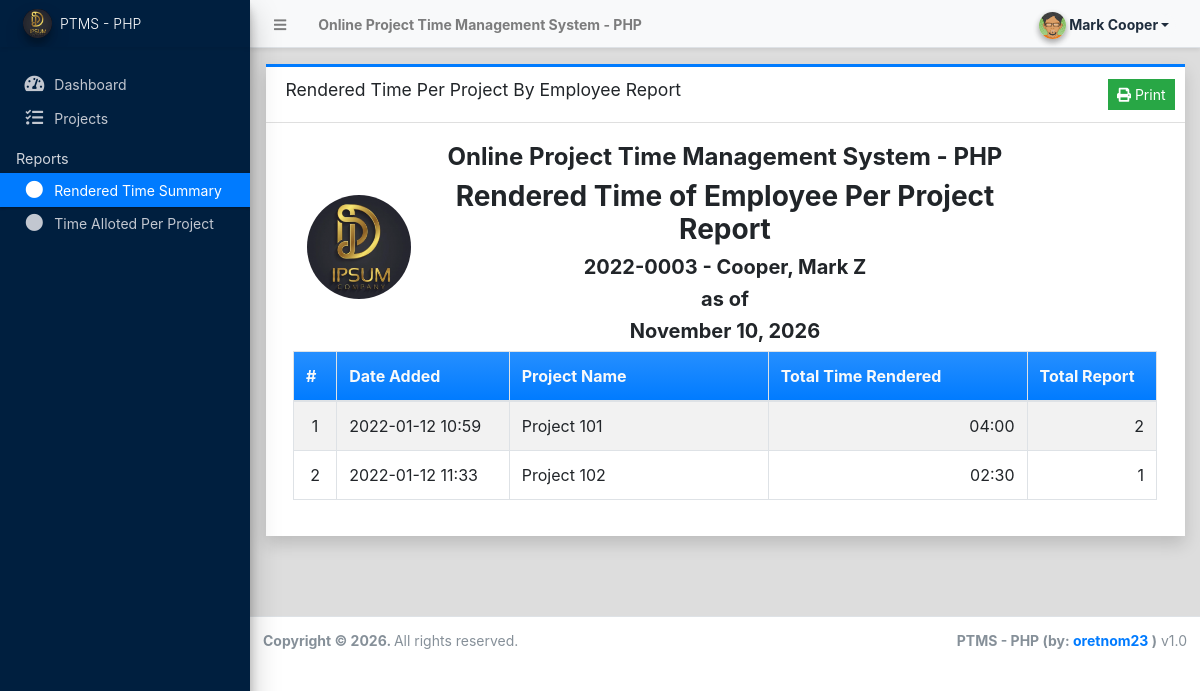
/?page=reports/by_employee (signed in), run on an earlier commit of the app's database.
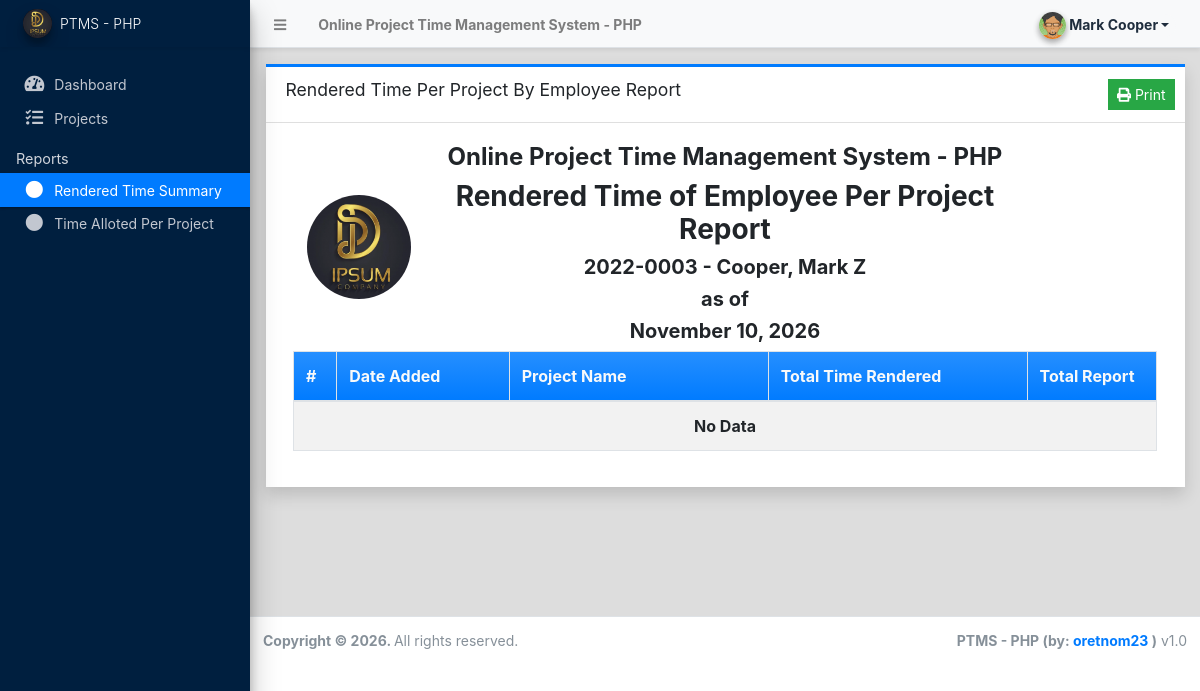
And on a later commit of the database.
### tables this page shows
CREATE TABLE IF NOT EXISTS `project_list` (
  `id` int(30) NOT NULL AUTO_INCREMENT,
  `name` text NOT NULL,
  `description` text NOT NULL,
  `status` tinyint(1) NOT NULL DEFAULT 0 COMMENT '0= New, 1= In-Progress, 2= Closed',
  `delete_flag` tinyint(1) NOT NULL DEFAULT 0,
  `date_created` datetime NOT NULL DEFAULT current_timestamp(),
  `date_updated` datetime DEFAULT NULL ON UPDATE current_timestamp(),
  PRIMARY KEY (`id`)
);

### classes/DBConnection.php (called while the page is built, shortened)
<?php
class DBConnection{
    private $host = DB_SERVER;
    private $username = DB_USERNAME;
    private $password = DB_PASSWORD;
    private $database = DB_NAME;
    public $conn;
    public function __construct(){
        if (!isset($this->conn)) {
            $this->port = defined('DB_PORT') ? (int)DB_PORT : 3306;
            $this->conn = mysqli_init();
            if ($this->conn) {
                $this->conn->options(MYSQLI_OPT_CONNECT_TIMEOUT, 10);
                $flags = 0;
                $connected = @$this->conn->real_connect($this->host, $this->username, $this->password, $this->database, $this->port, NULL, $flags);
            } else {
                $connected = false;
            }
        }
    }
}
?>

### classes/SystemSettings.php (called while the page is built, shortened)
<?php
class SystemSettings extends DBConnection{
	function userdata($field = ''){
		if(!empty($field)){
			if(isset($_SESSION['userdata'][$field]))
				return $_SESSION['userdata'][$field];
			else
				return null;
		}else{
			return false;
		}
	}
	function info($field=''){
		if(!empty($field)){
			if(isset($_SESSION['system_info'][$field]))
				return $_SESSION['system_info'][$field];
			else
				return false;
		}else{
			return false;
		}
	}
}
$_settings = new SystemSettings();
?>

### config.php (called while the page is built, shortened)
<?php
require_once('classes/DBConnection.php');
require_once('classes/SystemSettings.php');
function validate_image($file){
	if(!empty($file)){
        $ex = explode('?',$file);
        $file = $ex[0];
        $param =  isset($ex[1]) ? '?'.$ex[1]  : '';
		if(is_file(base_app.$file)){
			return base_url.$file.$param;
		}else{
			return base_url.'dist/img/no-image-available.png';
		}
	}else{
		return base_url.'dist/img/no-image-available.png';
	}
}
?>

### reports/by_employee.php (the view, shortened to what this page needs)
<?php
$eid = $_settings->userdata('id');
$emp = $_settings->userdata('code')." - ".$_settings->userdata('fullname');
function duration($dur = 0){
    $hours = floor($dur / (60 * 60));
    $min = floor($dur / (60)) - ($hours*60);
    $dur = sprintf("%'.02d",$hours).":".sprintf("%'.02d",$min);
    return $dur;
}
?>
<div class="card card-outline card-primary rounded-0 shadow">
	<div class="card-header">
		<h3 class="card-title">Rendered Time Per Project By Employee Report</h3>
		<div class="card-tools">
			<button class="btn btn-sm btn-success btn-flat" id="print" type="button"><i class="fa fa-print"></i> Print</button>
		</div>
	</div>
	<div class="card-body">
		<div id="outprint">
        <div class="container-fluid">
			<div class="row">
				<div class="col-2 d-flex justify-content-center align-items-center">
					<img src="<?= validate_image($_settings->info('logo')) ?>" class="img-circle" id="sys_logo" alt="System Logo">
				</div>
				<div class="col-8">
					<h4 class="text-center"><b><?= $_settings->info('name') ?></b></h4>
					<h3 class="text-center"><b>Rendered Time of Employee Per Project Report</b></h3>
					<h5 class="text-center"><b><?= $emp ?></b></h5>
					<h5 class="text-center"><b>as of</b></h5>
					<h5 class="text-center"><b><?= date("F d, Y") ?></b></h5>
				</div>
				<div class="col-2"></div>
			</div>
			<table class="table table-bordered table-hover table-striped">
				<colgroup>
					<col width="5%">
					<col width="20%">
					<col width="30%">
					<col width="30%">
					<col width="15%">
				</colgroup>
				<thead>
					<tr class="bg-gradient-primary text-light">
						<th>#</th>
						<th>Date Added</th>
						<th>Project Name</th>
						<th>Total Time Rendered</th>
						<th>Total Report</th>
					</tr>
				</thead>
				<tbody>
					<?php
						$i = 1;
						$qry = $conn->query("SELECT * from `project_list` where delete_flag = 0 and id in (SELECT project_id FROM report_list where employee_id = '{$eid}') order by `name` asc ");
						while($row = $qry->fetch_assoc()):
                            $row['total_duration'] = $conn->query("SELECT SUM(duration) FROM `report_list` where project_id = '{$row['id']}' and employee_id = '{$eid}'")->fetch_array()[0];
                            $row['total_report'] = $conn->query("SELECT * FROM `report_list` where project_id = '{$row['id']}' and employee_id = '{$eid}'")->num_rows;
					?>
						<tr>
							<td class="text-center"><?php echo $i++; ?></td>
							<td class=""><?php echo date("Y-m-d H:i",strtotime($row['date_created'])) ?></td>
							<td class=""><p class="m-0 truncate-1"><?php echo $row['name'] ?></p></td>
							<td class=""><p class="m-0 truncate-1 text-right"><?php echo duration($row['total_duration']) ?></p></td>
							<td class=""><p class="m-0 truncate-1 text-right"><?php echo number_format($row['total_report']) ?></p></td>
						</tr>
					<?php endwhile; ?>
                    <?php if($qry->num_rows <= 0): ?>
                        <tr>
                            <th colspan="5"><center>No Data</center></th>
                        </tr>
                    <?php endif; ?>
				</tbody>
			</table>
		</div>
		</div>
	</div>
</div>

What changed in the data, as far as the page shows it:
no longer on this page (row unchanged): project_list: date_created "2022-01-12 10:59", name "Project 101", total_duration "04:00", status "2"
no longer on this page (row edited): project_list: date_created "2022-01-12 11:33", name "Project 102", total_duration "02:30", status "1"
Also different on the page:
text now shown: "No Data"
